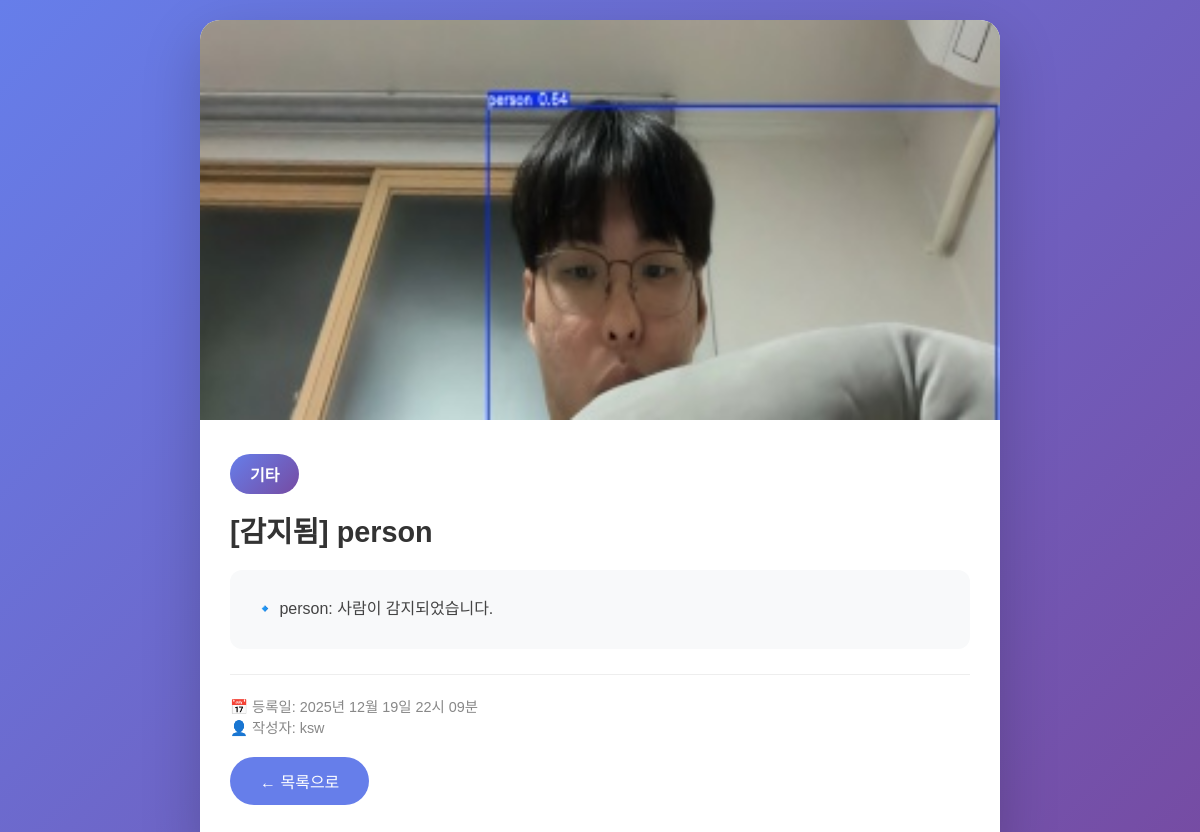
The app's page /post/1/ with its own data.
### blog/models.py (models this page shows, shortened)
class Post(models.Model):
    CATEGORY_CHOICES = [
        ('plastic', '플라스틱'),
        ('glass', '유리'),
        ('paper', '종이류'),
        ('metal', '고철'),
        ('food', '음식물쓰레기'),
        ('general', '일반쓰레기'),
        ('large', '대형폐기물'),
        ('electronic', '폐가전'),
        ('clothes', '의류'),
        ('other', '기타'),
    ]
    author = models.ForeignKey(
        User,
        on_delete=models.CASCADE,
        null=True,
        blank=True
    )
    title = models.CharField(max_length=200)
    text = models.TextField()
    category = models.CharField(
        max_length=20,
        choices=CATEGORY_CHOICES,
        default='other'
    )
    image = models.ImageField(
        upload_to='recycling_images/%Y/%m/%d/',
        null=True,
        blank=True
    )
    created_date = models.DateTimeField(default=timezone.now)
    published_date = models.DateTimeField(blank=True, null=True)
    class Meta:
        ordering = ['-published_date', '-created_date']

### blog/views.py (the view)
# urls.py: path('post/<int:pk>/', views.post_detail, name='post_detail'),
def post_detail(request, pk):
    post = get_object_or_404(Post, pk=pk)
    return render(request, 'blog/post_detail.html', {'post': post})

### templates/blog/post_detail.html (shortened to what this page needs)
<!DOCTYPE html>
<html lang="ko">
<head>
</head>
<body>
    <div class="container">
        {% if post.image %}
        <img src="{{ post.image.url }}" alt="{{ post.title }}" class="post-image">
        {% endif %}
        <div class="post-content">
            <span class="category-badge">{{ post.get_category_display }}</span>
            <h1>{{ post.title }}</h1>
            <div class="guide-text">{{ post.text }}</div>
            <div class="meta">
                <p>📅 등록일: {{ post.published_date|date:"Y년 m월 d일 H시 i분" }}</p>
                {% if post.author %}
                <p>👤 작성자: {{ post.author.username }}</p>
                {% endif %}
            </div>
            <a href="{% url 'post_list' %}" class="back-btn">← 목록으로</a>
        </div>
    </div>
</body>
</html>

### templates/blog/post_detail.html (style rules this page uses)
* { margin: 0; padding: 0; box-sizing: border-box; }
body { font-family: 'Noto Sans KR', sans-serif; background: linear-gradient(135deg, #667eea 0%, #764ba2 100%); min-height: 100vh; padding: 20px; }
.container { max-width: 800px; margin: 0 auto; background: white; border-radius: 20px; overflow: hidden; box-shadow: 0 20px 60px rgba(0,0,0,0.2); }
.post-image { width: 100%; max-height: 400px; object-fit: cover; }
.post-content { padding: 30px; }
.category-badge { display: inline-block; padding: 8px 20px; background: linear-gradient(135deg, #667eea, #764ba2); color: white; border-radius: 25px; font-weight: bold; margin-bottom: 15px; }
h1 { font-size: 1.8rem; color: #333; margin-bottom: 20px; }
.guide-text { background: #f8f9fa; padding: 25px; border-radius: 12px; line-height: 1.8; white-space: pre-line; color: #444; }
.meta { margin-top: 25px; padding-top: 20px; border-top: 1px solid #eee; color: #888; font-size: 0.9rem; }
.back-btn { display: inline-block; margin: 20px 0; padding: 12px 30px; background: #667eea; color: white; text-decoration: none; border-radius: 25px; transition: background 0.3s; }

### records on screen
Post: image (picture), category "기타", title "[감지됨] person", text "🔹 person: 사람이 감지되었습니다.", published_date "2025년 12월 19일 22시 09분", author.username "ksw"
